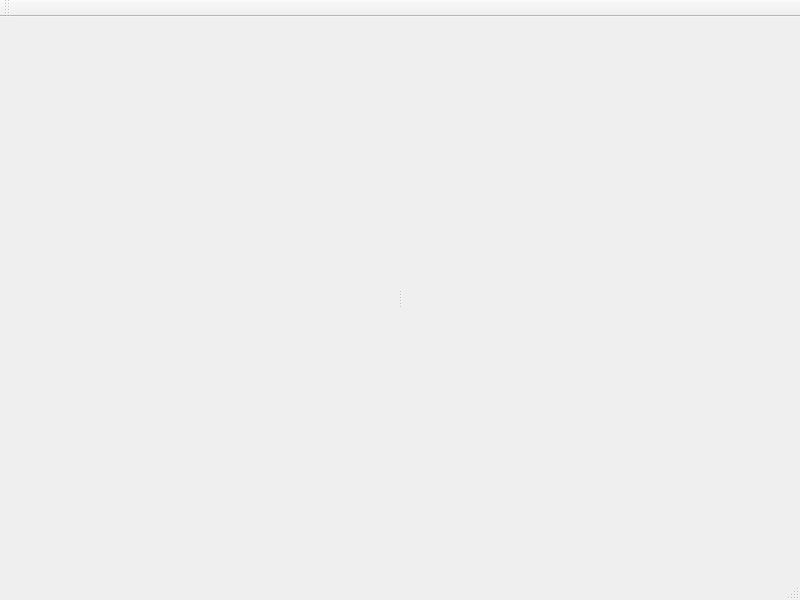
<?xml version="1.0" encoding="UTF-8"?>
<ui version="4.0">
 <class>MainWindow</class>
 <widget class="QMainWindow" name="MainWindow">
  <property name="geometry">
   <rect>
    <x>0</x>
    <y>0</y>
    <width>800</width>
    <height>600</height>
   </rect>
  </property>
  <property name="windowTitle">
   <string>Map Viewer</string>
  </property>
  <property name="windowIcon">
   <iconset>
    <normaloff>images/manyatechnologies-logo.png</normaloff>images/manyatechnologies-logo.png</iconset>
  </property>
  <widget class="QWidget" name="centralwidget">
   <layout class="QGridLayout" name="gridLayout_3">
    <item row="0" column="0">
     <widget class="QSplitter" name="splitter">
      <property name="orientation">
       <enum>Qt::Orientation::Horizontal</enum>
      </property>
      <property name="childrenCollapsible">
       <bool>false</bool>
      </property>
      <widget class="QWidget" name="gridLayoutWidget">
       <layout class="QGridLayout" name="gridLayoutLayerTree"/>
      </widget>
      <widget class="QWidget" name="gridLayoutWidget_2">
       <layout class="QGridLayout" name="gridLayoutMapCanvas"/>
      </widget>
     </widget>
    </item>
   </layout>
  </widget>
  <widget class="QMenuBar" name="menubar">
   <property name="geometry">
    <rect>
     <x>0</x>
     <y>0</y>
     <width>800</width>
     <height>22</height>
    </rect>
   </property>
  </widget>
  <widget class="QStatusBar" name="statusbar"/>
  <widget class="QToolBar" name="toolBarMapTools">
   <property name="windowTitle">
    <string>MapTools</string>
   </property>
   <attribute name="toolBarArea">
    <enum>TopToolBarArea</enum>
   </attribute>
   <attribute name="toolBarBreak">
    <bool>false</bool>
   </attribute>
  </widget>
 </widget>
 <resources/>
 <connections/>
</ui>
